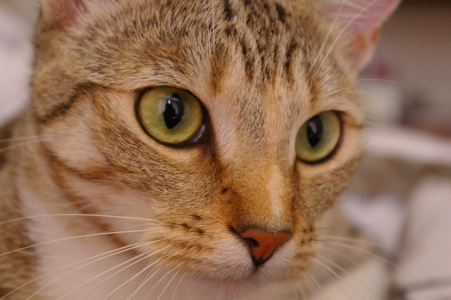
#> input picture skimage.data.chelsea(), 451 x 300 px
$ python computation_with_numpy_and_n_dimensional_arrays.py
#> lines starting #> are read from the running program, lines starting #| are printed output that depends on the picture
# -*- coding: utf-8 -*-
"""Computation_with_NumPy_and_N_Dimensional_Arrays.ipynb

Automatically generated by Colab.

Original file is located at
    https://colab.research.google.com/drive/1izBrcHkumMnPtPwuBgmcyJMV9SY0o4IY

# Introduction

In this notebook we'll learn how to use NumPy to work with numerical data.

<img src="https://i.imgur.com/dZ1XE9o.png" width=400>

# Import Statements
"""

import numpy as np

import matplotlib.pyplot as plt
from scipy import misc # contains an image of a racoon!
from PIL import Image # for reading image files

"""# Understanding NumPy's ndarray

NumPy's most amazing feature is the **powerful** ndarray.

<img src="https://i.imgur.com/1IUqnxX.png" width=200>

#### 1-Dimensional Arrays (Vectors)
"""

my_array = np.array([1.1, 9.2, 8.1, 4.7])
my_array.shape

my_array[2]
my_array.ndim

"""#### 2-Dimensional Arrays (Matrices)"""

array_2d = np.array([[1, 2, 3, 9],
                     [5, 6, 7, 8]])

print(f'array_2d has {array_2d.ndim} dimensions')
print(f'Its shape is {array_2d.shape}')
print(f'It has {array_2d.shape[0]} rows and {array_2d.shape[1]} columns')
print(array_2d)
array_2d[1,2] # access the 3rd value in the 2nd row
array_2d[0, :] # the entire first row

"""#### N-Dimensional Arrays (Tensors)

**Challenge**:
* How many dimensions does the array below have?
* What is its shape (i.e., how many elements are along each axis)?
* Try to access the value `18` in the last line of code.
* Try to retrieve a 1 dimensional vector with the values `[97, 0, 27, 18]`
* Try to retrieve a (3,2) matrix with the values `[[ 0,  4], [ 7,  5], [ 5, 97]]`

*Hint*: You can use the `:` operator just as with Python Lists.
"""

mystery_array = np.array([[[0, 1, 2, 3],
                           [4, 5, 6, 7]],

                         [[7, 86, 6, 98],
                          [5, 1, 0, 4]],

                          [[5, 36, 32, 48],
                           [97, 0, 27, 18]]])

# Note all the square brackets!

mystery_array.ndim

mystery_array.shape

mystery_array[2,1,3]

mystery_array[2,1,:]

mystery_array[:,:,0]

"""# NumPy Mini-Challenges

#### **Challenge 1**: Use [`.arange()`](https://numpy.org/devdocs/reference/generated/numpy.arange.html)to createa a vector `a` with values ranging from 10 to 29. You should get this:

`print(a)`

`[10 11 12 13 14 15 16 17 18 19 20 21 22 23 24 25 26 27 28 29]`
"""

a = np.arange(10,30)
a

"""#### **Challenge 2**: Use Python slicing techniques on `a` to:
* Create an array containing only the last 3 values of `a`
* Create a subset with only the 4th, 5th, and 6th values
* Create a subset of `a` containing all the values except for the first 12 (i.e., `[22, 23, 24, 25, 26, 27, 28, 29]`)
* Create a subset that only contains the even numbers (i.e, every second number)
"""

print(a[-3:])
print(a[3:6])
print(a[12:])
print(a[::2])

"""#### **Challenge 3**:Reverse the order of the values in `a`, so that the first element comes last:

`[29, 28, 27, 26, 25, 24, 23, 22, 21, 20, 19, 18, 17, 16, 15, 14, 13,
       12, 11, 10]`


If you need a hint, you can check out this part of the [NumPy beginner's guide](
https://numpy.org/devdocs/user/absolute_beginners.html#how-to-reverse-an-array)
"""

print(a[::-1])

"""#### **Challenge 4**: Print out all the indices of the non-zero elements in this array: [6,0,9,0,0,5,0]"""

b = np.array([6,0,9,0,0,5,0])
nz_indices = np.nonzero(b)
print(nz_indices)
# (array([0, 2, 5]),)

"""#### **Challenge 5**: Use NumPy to generate a 3x3x3 array with random numbers

Hint: Use the [`.random()` function](https://numpy.org/doc/stable/reference/random/index.html?highlight=random#module-numpy.random)
"""

z = np.random.random((3,3,3))
z

"""#### **Challenge 6**: Use [`.linspace()`](https://numpy.org/doc/stable/reference/generated/numpy.linspace.html) to create a vector `x` of size 9 with values spaced out evenly between 0 to 100 (both included)."""

x = np.linspace(0, 100, num=9)
print(x)
x.shape

"""#### **Challenge 7**: Use [`.linspace()`](https://numpy.org/doc/stable/reference/generated/numpy.linspace.html) to create another vector `y` of size 9 with values between -3 to 3 (both included). Then plot `x` and `y` on a line chart using Matplotlib."""

y = np.linspace(start=-3, stop=3, num=9)
plt.plot(x, y)
plt.show()
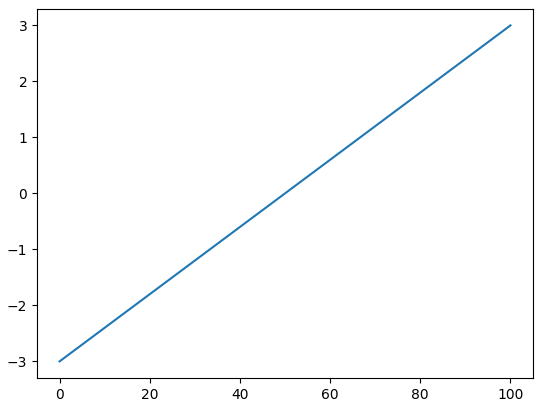
#> figure drawn by matplotlib, 1 panel

"""#### **Challenge 8**: Use NumPy to generate an array called `noise` with shape 128x128x3 that has random values. Then use Matplotlib's [`.imshow()`](https://matplotlib.org/3.1.1/api/_as_gen/matplotlib.pyplot.imshow.html) to display the array as an image."""

noise = np.random.random((128,128,3))
plt.imshow(noise)

"""# Linear Algebra with Vectors"""

v1 = np.array([4, 5, 2, 7])
v2 = np.array([2, 1, 3, 3])

# Python Lists vs ndarrays
list1 = [4, 5, 2, 7]
list2 = [2, 1, 3, 3]

v1 + v2

v1*v2

"""# Broadcasting and Scalars

"""

array_2d = np.array([[1, 2, 3, 4],
                     [5, 6, 7, 8]])

array_2d + 5

array_2d * 5

"""# Matrix Multiplication with @ and .matmul()

<img src=https://i.imgur.com/LCdhmi8.png width=350>
"""

a1 = np.array([[1, 3],
               [0, 1],
               [6, 2],
               [9, 7]])

b1 = np.array([[4, 1, 3],
               [5, 8, 5]])

print(f'{a1.shape}: a has {a1.shape[0]} rows and {a1.shape[1]} columns.')
print(f'{b1.shape}: b has {b1.shape[0]} rows and {b1.shape[1]} columns.')
print('Dimensions of result: (4x2)*(2x3)=(4x3)')

"""**Challenge**: Let's multiply `a1` with `b1`. Looking at the wikipedia example above, work out the values for c12 and c33 on paper. Then use the [`.matmul()`](https://numpy.org/doc/stable/reference/generated/numpy.matmul.html) function or the `@` operator to check your work."""

np.matmul(a1,b1)


"""
# Manipulating Images as ndarrays
"""

from skimage import data

img = data.chelsea()
#> img is the input picture: shape (300, 451, 3); mean R, G, B 147.7, 111.4, 86.8
plt.imshow(img)

"""**Challenge**: What is the data type of `img`? Also, what is the shape of `img` and how many dimensions does it have? What is the resolution of the image?"""

type(img)

img.shape

img.ndim

"""**Challenge**: Convert the image to black and white. The values in our `img` range from 0 to 255.
* Divide all the values by 255 to convert them to sRGB, where all the values are between 0 and 1.
* Next, multiply the sRGB array by the `grey_vals` to convert the image to grey scale.
* Finally use Matplotlib's [`.imshow()`](https://matplotlib.org/3.1.1/api/_as_gen/matplotlib.pyplot.imshow.html) together with the colormap parameter set to gray `cmap=gray` to look at the results.
"""

grey_vals = np.array([0.2126, 0.7152, 0.0722])
sRGB_array = img / 255

img_gray = sRGB_array @ grey_vals
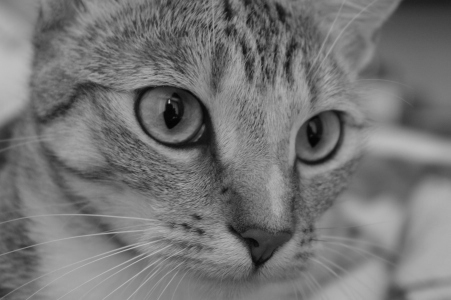
#> img_gray: shape (300, 451) float64; min 0.0151, max 0.756, mean 0.46

plt.imshow(img_gray, cmap='gray') # image is gray now

"""**Challenge**: Can you manipulate the images by doing some operations on the underlying ndarrays? See if you can change the values in the ndarray so that:

1) You flip the grayscale image upside down

<img src=https://i.imgur.com/r36CigD.png>

2) Rotate the colour image

<img src=https://i.imgur.com/IiNylco.png>

3) Invert (i.e., solarize) the colour image. To do this you need to converting all the pixels to their "opposite" value, so black (0) becomes white (255).

<img src=https://i.imgur.com/cfFbuex.png>

#### Challenge Solutions
"""

plt.imshow(np.flip(img_gray),cmap='gray')

np.rot90(img)

solar_img = 255 - img
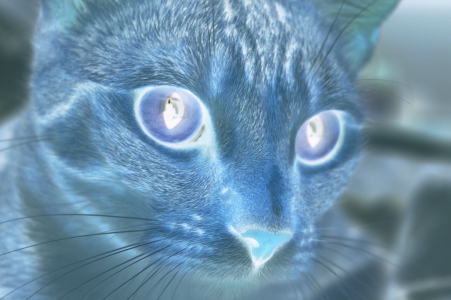
#> solar_img: shape (300, 451, 3); mean R, G, B 107.3, 143.6, 168.2
plt.imshow(solar_img)

"""# Use your Own Image!"""

file_name = 'yummy_macarons.jpg'


"""#### Use PIL to open"""

my_img = Image.open(file_name)
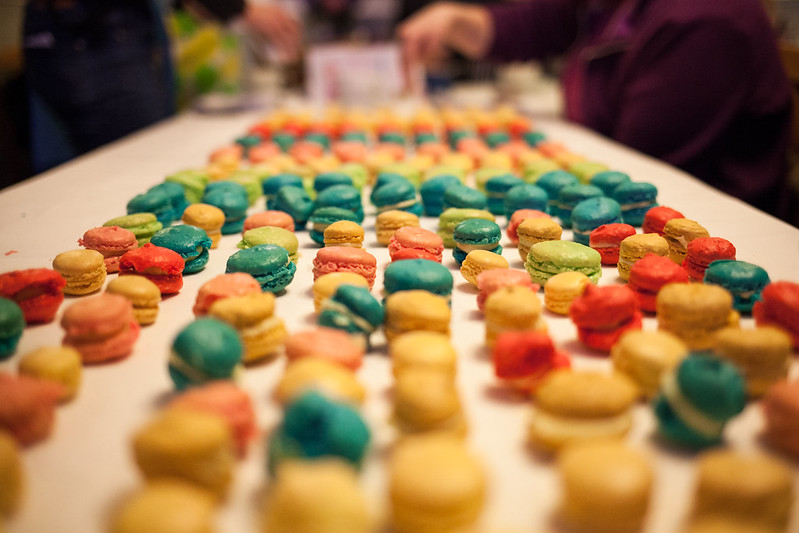
#> input picture Day 77/yummy_macarons.jpg, 799 x 533 px
#> my_img is the input picture: PIL image 799x533 RGB; mean R, G, B 156.7, 118.6, 78.2

img_array = np.array(my_img)

img_array.ndim

img_array.shape

plt.imshow(255 - img_array)
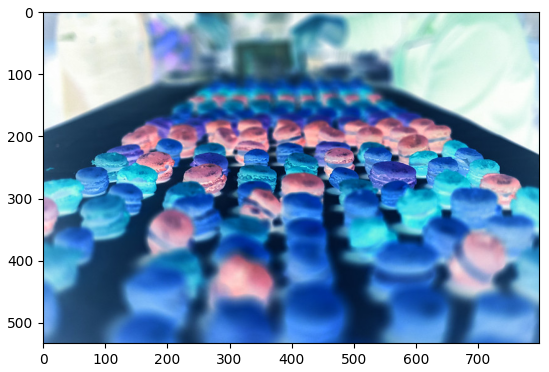
#> figure drawn by matplotlib, 1 panel
